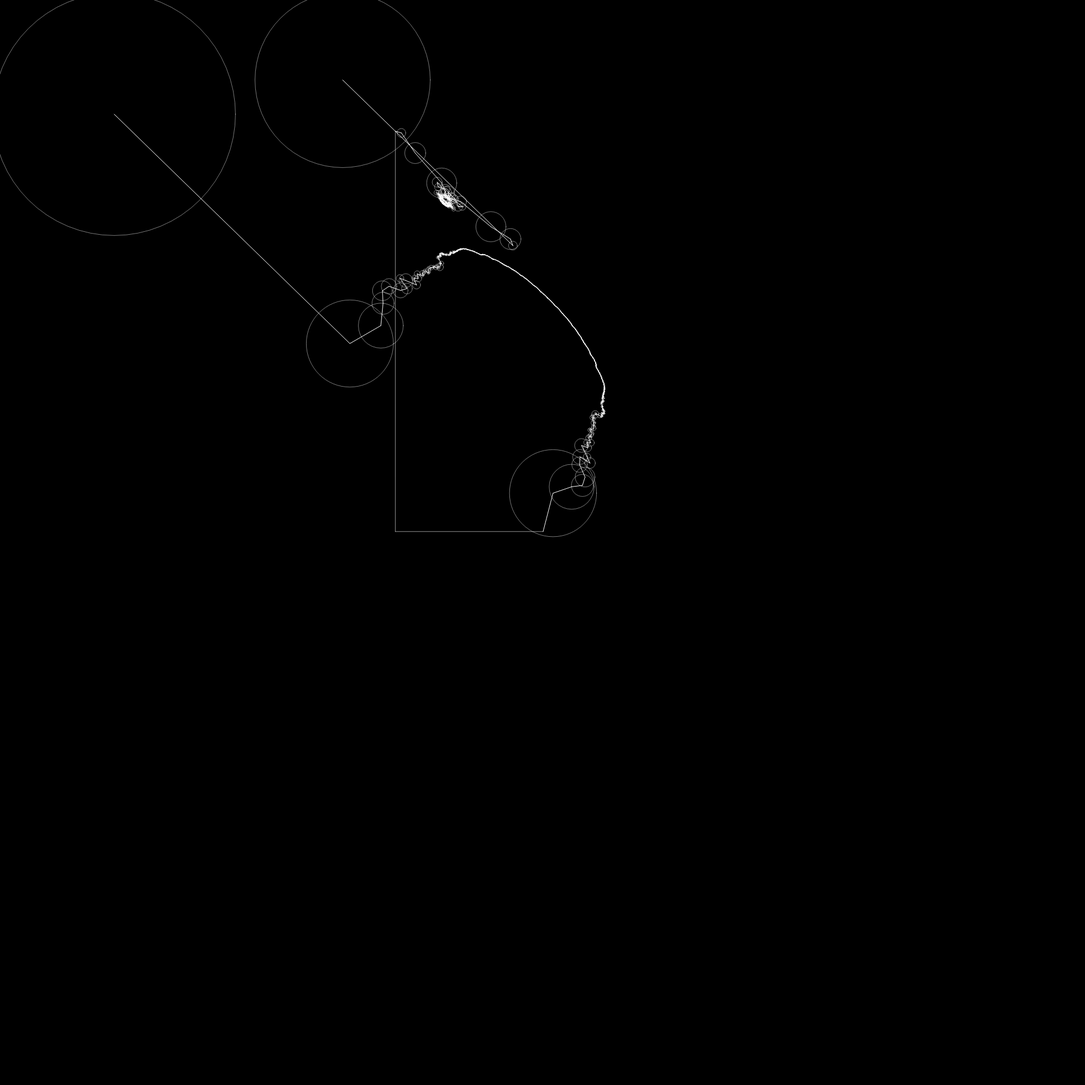
Frame 1 (no input)
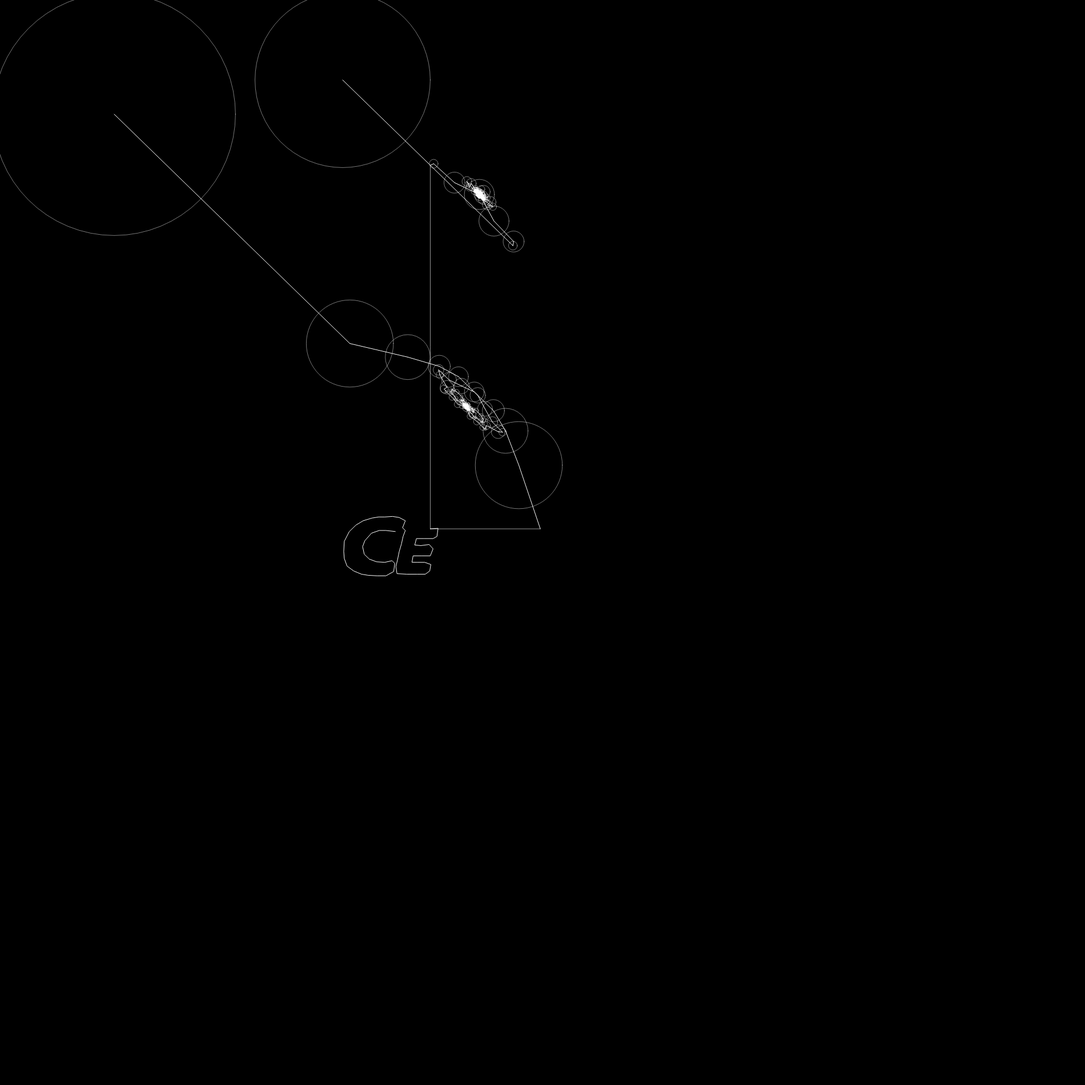
Frame 60 (no input)
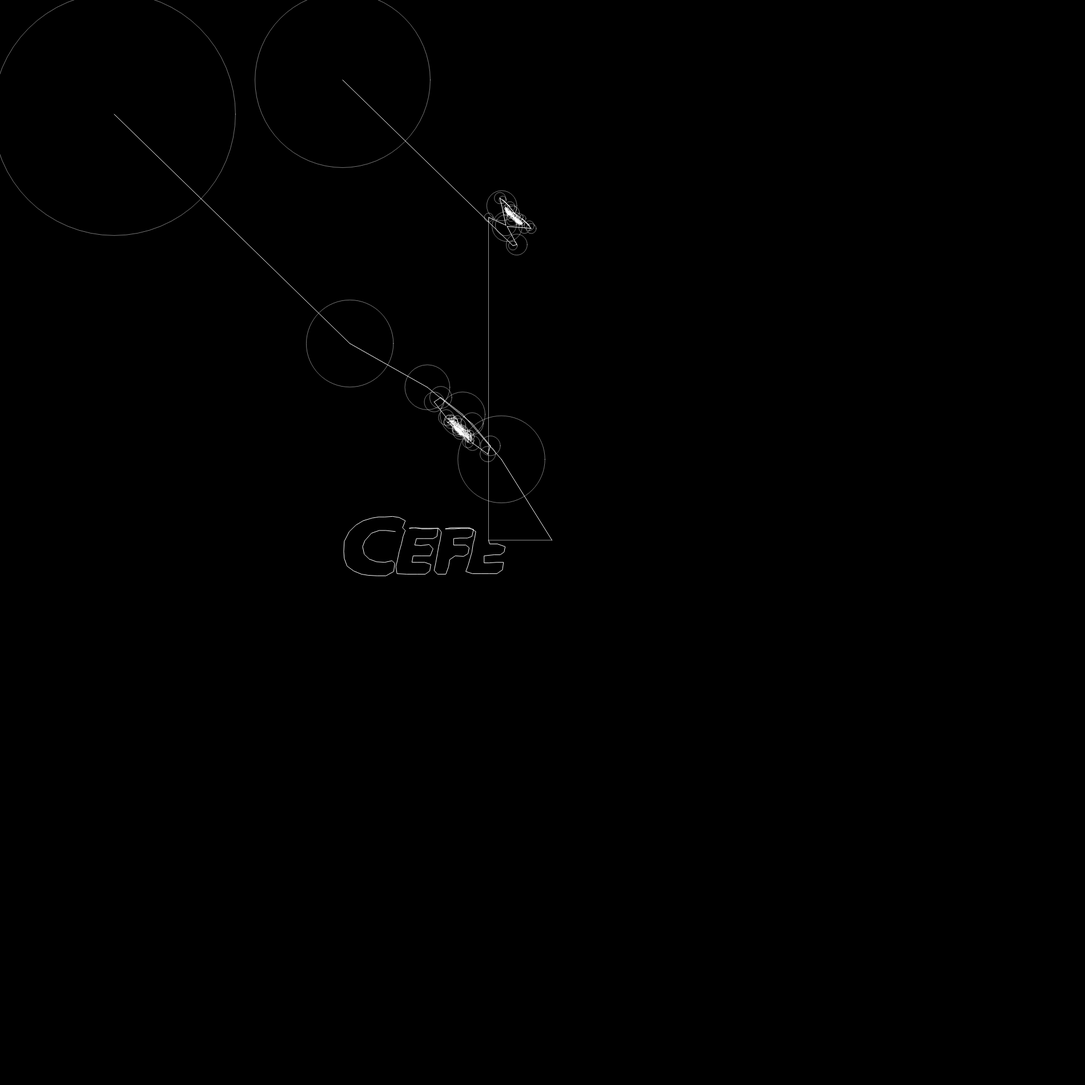
Frame 120 (the mouse pressed at the canvas centre since frame 60)

The p5.js sketch that drew these frames (run headless with seeded random() and noise() and a simulated clock; from frame 60 on, the mouse is pressed at the canvas centre):

// p5.js sketch
// ── sketch.js
let time = 0;
let path = [];

let x = [];
let y = [];
let z = [];

let fourierX;
let fourierY;

function setup() {
  createCanvas(1900, 1900);

  const skip = 2;
  for (let i = 0; i < logoCefet.length; i += skip) {
    x.push(logoCefet[i].x);
  }
  for (let i = 0; i < logoCefet.length; i += skip) {
    y.push(logoCefet[i].y);
  }

  for (let i = 0; i < logoHeader.length; i += skip) {
    x.push(logoHeader[i].x);
  }
  for (let i = 0; i < logoHeader.length; i += skip) {
    y.push(logoHeader[i].y);
  }
  for (let i = 0; i < professor.length; i += skip) {
    x.push(professor[i].x);
  }
  for (let i = 0; i < professor.length; i += skip) {
    y.push(professor[i].y);
  }

  fourierX = fourierT(x);
  fourierY = fourierT(y);
}

function drawFourier(cx, cy, rotation, fourier) {
  let x = cx;
  let y = cy;

  for (let i = 0; i < fourier.length; i++) {
    let prevx = x;
    let prevy = y;
    let radius = fourier[i].amp;
    let angle = fourier[i].phase + time * fourier[i].freq + rotation * 2;
    x += radius * cos(angle - 1 );
    y += radius * sin(angle);

    stroke(265, 120); // colors my controlls logoCefets
    noFill(0);
    ellipse(prevx, prevy, radius); // size my circles

    stroke(2555);
    line(prevx, prevy, x, y);
  }
  return createVector(x, y);
}

function draw() {
  background(0);
  let vx = drawFourier(600, 140, 120, fourierX);
  let vy = drawFourier(200, 200, 120, fourierY);

  path.push(createVector(vx.x, vy.y));
  stroke(255, 150);

  ellipse(x, y, z, 8, 8, 8);
  line(vx.x, vx.y, vx.x, vy.y); // add line x inside in drawer
  line(vy.x, vy.y, vx.x, vy.y); // add line y inside in drawer

  stroke(1555);
  beginShape();
  noFill();
  for (let v of path) {
    vertex(v.x, v.y);
  }
  endShape();
  time += TWO_PI / fourierY.length;
  if (time > TWO_PI) {
    time = 0;
    path = [];
  }
}

// ── drawingsWithVectors.js
let drawing = [];

let logoCefet = [
  { x: 95, y: 773 },
  { x: 86, y: 771 },
  { x: 78, y: 771 },
  { x: 72, y: 771 },
  { x: 66, y: 771 },
  { x: 57, y: 773 },
  { x: 52, y: 776 },
  { x: 46, y: 780 },
  { x: 40, y: 790 },
  { x: 38, y: 796 },
  { x: 36, y: 801 },
  { x: 38, y: 807 },
  { x: 39, y: 815 },
  { x: 43, y: 820 },
  { x: 48, y: 824 },
  { x: 53, y: 827 },
  { x: 61, y: 829 },
  { x: 68, y: 830 },
  { x: 76, y: 830 },
  { x: 81, y: 829 },
  { x: 89, y: 827 },
  { x: 95, y: 826 },
  { x: 94, y: 832 },
  { x: 93, y: 839 },
  { x: 92, y: 847 },
  { x: 86, y: 852 },
  { x: 78, y: 855 },
  { x: 70, y: 856 },
  { x: 62, y: 855 },
  { x: 54, y: 854 },
  { x: 46, y: 854 },
  { x: 39, y: 853 },
  { x: 34, y: 852 },
  { x: 28, y: 849 },
  { x: 20, y: 846 },
  { x: 15, y: 842 },
  { x: 8, y: 837 },
  { x: 4, y: 831 },
  { x: 3, y: 823 },
  { x: 2, y: 818 },
  { x: 2, y: 810 },
  { x: 2, y: 799 },
  { x: 3, y: 791 },
  { x: 6, y: 781 },
  { x: 12, y: 773 },
  { x: 17, y: 767 },
  { x: 24, y: 761 },
  { x: 31, y: 755 },
  { x: 37, y: 753 },
  { x: 44, y: 750 },
  { x: 53, y: 748 },
  { x: 59, y: 747 },
  { x: 65, y: 746 },
  { x: 70, y: 746 },
  { x: 76, y: 746 },
  { x: 84, y: 745 },
  { x: 90, y: 745 },
  { x: 94, y: 745 },
  { x: 102, y: 747 },
  { x: 109, y: 749 },
  { x: 113, y: 753 },
  { x: 109, y: 759 },
  { x: 108, y: 766 },
  { x: 105, y: 772 },
  { x: 113, y: 771 },
  { x: 111, y: 776 },
  { x: 109, y: 782 },
  { x: 108, y: 790 },
  { x: 106, y: 796 },
  { x: 104, y: 803 },
  { x: 102, y: 810 },
  { x: 101, y: 818 },
  { x: 99, y: 825 },
  { x: 98, y: 832 },
  { x: 96, y: 838 },
  { x: 96, y: 845 },
  { x: 98, y: 851 },
  { x: 106, y: 851 },
  { x: 116, y: 852 },
  { x: 125, y: 852 },
  { x: 134, y: 852 },
  { x: 141, y: 852 },
  { x: 149, y: 852 },
  { x: 156, y: 852 },
  { x: 157, y: 846 },
  { x: 158, y: 840 },
  { x: 159, y: 834 },
  { x: 154, y: 830 },
  { x: 148, y: 830 },
  { x: 142, y: 830 },
  { x: 134, y: 830 },
  { x: 129, y: 830 },
  { x: 125, y: 830 },
  { x: 126, y: 824 },
  { x: 127, y: 818 },
  { x: 134, y: 818 },
  { x: 143, y: 818 },
  { x: 150, y: 818 },
  { x: 158, y: 818 },
  { x: 161, y: 812 },
  { x: 163, y: 805 },
  { x: 164, y: 798 },
  { x: 156, y: 797 },
  { x: 149, y: 798 },
  { x: 141, y: 799 },
  { x: 136, y: 799 },
  { x: 130, y: 798 },
  { x: 132, y: 792 },
  { x: 133, y: 786 },
  { x: 140, y: 786 },
  { x: 147, y: 786 },
  { x: 155, y: 786 },
  { x: 163, y: 786 },
  { x: 168, y: 786 },
  { x: 170, y: 782 },
  { x: 171, y: 775 },
  { x: 172, y: 767 },
  { x: 166, y: 767 },
  { x: 158, y: 768 },
  { x: 150, y: 768 },
  { x: 143, y: 768 },
  { x: 137, y: 766 },
  { x: 132, y: 766 },
  { x: 126, y: 766 },
  { x: 120, y: 767 },
  { x: 117, y: 768 },
  { x: 124, y: 766 },
  { x: 132, y: 767 },
  { x: 142, y: 767 },
  { x: 147, y: 767 },
  { x: 154, y: 767 },
  { x: 163, y: 766 },
  { x: 173, y: 767 },
  { x: 179, y: 769 },
  { x: 178, y: 774 },
  { x: 176, y: 781 },
  { x: 176, y: 788 },
  { x: 175, y: 794 },
  { x: 173, y: 801 },
  { x: 173, y: 808 },
  { x: 171, y: 813 },
  { x: 170, y: 821 },
  { x: 168, y: 830 },
  { x: 166, y: 837 },
  { x: 165, y: 845 },
  { x: 164, y: 851 },
  { x: 171, y: 852 },
  { x: 181, y: 852 },
  { x: 186, y: 852 },
  { x: 190, y: 845 },
  { x: 191, y: 838 },
  { x: 192, y: 831 },
  { x: 193, y: 825 },
  { x: 196, y: 819 },
  { x: 203, y: 818 },
  { x: 210, y: 819 },
  { x: 218, y: 819 },
  { x: 224, y: 819 },
  { x: 226, y: 814 },
  { x: 226, y: 809 },
  { x: 228, y: 803 },
  { x: 227, y: 798 },
  { x: 222, y: 798 },
  { x: 215, y: 798 },
  { x: 208, y: 798 },
  { x: 203, y: 798 },
  { x: 200, y: 798 },
  { x: 199, y: 790 },
  { x: 200, y: 786 },
  { x: 206, y: 786 },
  { x: 211, y: 785 },
  { x: 217, y: 785 },
  { x: 221, y: 785 },
  { x: 230, y: 787 },
  { x: 225, y: 785 },
  { x: 231, y: 786 },
  { x: 233, y: 782 },
  { x: 235, y: 775 },
  { x: 236, y: 769 },
  { x: 232, y: 767 },
  { x: 226, y: 767 },
  { x: 218, y: 767 },
  { x: 214, y: 767 },
  { x: 206, y: 767 },
  { x: 201, y: 768 },
  { x: 191, y: 768 },
  { x: 185, y: 768 },
  { x: 179, y: 769 },
  { x: 195, y: 766 },
  { x: 213, y: 765 },
  { x: 229, y: 766 },
  { x: 241, y: 768 },
  { x: 240, y: 773 },
  { x: 238, y: 778 },
  { x: 238, y: 785 },
  { x: 237, y: 791 },
  { x: 235, y: 797 },
  { x: 235, y: 803 },
  { x: 233, y: 811 },
  { x: 232, y: 816 },
  { x: 230, y: 822 },
  { x: 228, y: 828 },
  { x: 226, y: 836 },
  { x: 223, y: 843 },
  { x: 222, y: 847 },
  { x: 227, y: 851 },
  { x: 234, y: 851 },
  { x: 244, y: 851 },
  { x: 250, y: 851 },
  { x: 257, y: 850 },
  { x: 264, y: 851 },
  { x: 271, y: 851 },
  { x: 278, y: 851 },
  { x: 285, y: 850 },
  { x: 288, y: 844 },
  { x: 289, y: 838 },
  { x: 290, y: 830 },
  { x: 285, y: 830 },
  { x: 278, y: 830 },
  { x: 269, y: 831 },
  { x: 264, y: 831 },
  { x: 258, y: 831 },
  { x: 255, y: 831 },
  { x: 253, y: 824 },
  { x: 255, y: 818 },
  { x: 262, y: 816 },
  { x: 273, y: 816 },
  { x: 276, y: 816 },
  { x: 284, y: 816 },
  { x: 291, y: 816 },
  { x: 291, y: 811 },
  { x: 292, y: 805 },
  { x: 293, y: 801 },
  { x: 288, y: 796 },
  { x: 279, y: 796 },
  { x: 272, y: 796 },
  { x: 265, y: 796 },
  { x: 260, y: 794 },
  { x: 263, y: 789 },
  { x: 265, y: 784 },
  { x: 273, y: 784 },
  { x: 278, y: 784 },
  { x: 286, y: 785 },
  { x: 294, y: 784 },
  { x: 299, y: 783 },
  { x: 301, y: 778 },
  { x: 301, y: 772 },
  { x: 300, y: 768 },
  { x: 291, y: 768 },
  { x: 282, y: 768 },
  { x: 274, y: 768 },
  { x: 265, y: 768 },
  { x: 259, y: 769 },
  { x: 252, y: 767 },
  { x: 247, y: 767 },
  { x: 244, y: 767 },
  { x: 299, y: 766 },
  { x: 308, y: 768 },
  { x: 308, y: 774 },
  { x: 306, y: 779 },
  { x: 305, y: 781 },
  { x: 304, y: 785 },
  { x: 307, y: 790 },
  { x: 312, y: 788 },
  { x: 318, y: 789 },
  { x: 322, y: 787 },
  { x: 321, y: 793 },
  { x: 319, y: 799 },
  { x: 317, y: 804 },
  { x: 316, y: 811 },
  { x: 314, y: 817 },
  { x: 315, y: 822 },
  { x: 313, y: 828 },
  { x: 313, y: 833 },
  { x: 310, y: 838 },
  { x: 310, y: 844 },
  { x: 308, y: 848 },
  { x: 315, y: 851 },
  { x: 323, y: 851 },
  { x: 331, y: 851 },
  { x: 337, y: 850 },
  { x: 338, y: 841 },
  { x: 338, y: 833 },
  { x: 342, y: 821 },
  { x: 342, y: 811 },
  { x: 345, y: 802 },
  { x: 347, y: 794 },
  { x: 348, y: 789 },
  { x: 356, y: 787 },
  { x: 364, y: 787 },
  { x: 369, y: 785 },
  { x: 370, y: 780 },
  { x: 372, y: 776 },
  { x: 373, y: 771 },
  { x: 371, y: 768 },
  { x: 365, y: 768 },
  { x: 355, y: 767 },
  { x: 344, y: 767 },
  { x: 336, y: 767 },
  { x: 326, y: 767 },
  { x: 317, y: 768 },
  { x: 310, y: 767 },
  { x: 372, y: 766 },
  { x: 368, y: 783 },
  { x: 368, y: 788 },
  { x: 355, y: 790 },
  { x: 350, y: 791 },
  { x: 349, y: 802 },
  { x: 345, y: 814 },
  { x: 345, y: 819 },
  { x: 352, y: 818 },
  { x: 358, y: 818 },
  { x: 361, y: 811 },
  { x: 364, y: 804 },
  { x: 372, y: 804 },
  { x: 381, y: 804 },
  { x: 386, y: 804 },
  { x: 385, y: 810 },
  { x: 383, y: 815 },
  { x: 382, y: 822 },
  { x: 377, y: 823 },
  { x: 363, y: 823 },
  { x: 368, y: 822 },
  { x: 382, y: 822 },
  { x: 396, y: 822 },
  { x: 397, y: 814 },
  { x: 398, y: 805 },
  { x: 398, y: 799 },
  { x: 399, y: 790 },
  { x: 402, y: 783 },
  { x: 404, y: 773 },
  { x: 407, y: 768 },
  { x: 411, y: 765 },
  { x: 418, y: 763 },
  { x: 423, y: 762 },
  { x: 430, y: 762 },
  { x: 433, y: 763 },
  { x: 439, y: 763 },
  { x: 446, y: 763 },
  { x: 449, y: 770 },
  { x: 448, y: 777 },
  { x: 447, y: 784 },
  { x: 448, y: 792 },
  { x: 449, y: 798 },
  { x: 449, y: 805 },
  { x: 449, y: 813 },
  { x: 449, y: 817 },
  { x: 453, y: 809 },
  { x: 457, y: 800 },
  { x: 459, y: 793 },
  { x: 463, y: 788 },
  { x: 466, y: 781 },
  { x: 468, y: 776 },
  { x: 470, y: 770 },
  { x: 474, y: 761 },
  { x: 483, y: 760 },
  { x: 491, y: 760 },
  { x: 497, y: 760 },
  { x: 502, y: 761 },
  { x: 508, y: 760 },
  { x: 514, y: 761 },
  { x: 512, y: 768 },
  { x: 509, y: 778 },
  { x: 507, y: 784 },
  { x: 506, y: 792 },
  { x: 505, y: 801 },
  { x: 504, y: 808 },
  { x: 503, y: 813 },
  { x: 501, y: 820 },
  { x: 508, y: 818 },
  { x: 509, y: 810 },
  { x: 513, y: 799 },
  { x: 514, y: 791 },
  { x: 518, y: 783 },
  { x: 522, y: 778 },
  { x: 530, y: 772 },
  { x: 537, y: 767 },
  { x: 550, y: 762 },
  { x: 556, y: 761 },
  { x: 570, y: 760 },
  { x: 575, y: 760 },
  { x: 585, y: 760 },
  { x: 594, y: 759 },
  { x: 604, y: 760 },
  { x: 605, y: 764 },
  { x: 604, y: 771 },
  { x: 602, y: 779 },
  { x: 600, y: 783 },
  { x: 592, y: 785 },
  { x: 582, y: 784 },
  { x: 575, y: 783 },
  { x: 567, y: 783 },
  { x: 563, y: 784 },
  { x: 558, y: 787 },
  { x: 553, y: 790 },
  { x: 549, y: 793 },
  { x: 545, y: 798 },
  { x: 542, y: 803 },
  { x: 541, y: 810 },
  { x: 541, y: 812 },
  { x: 542, y: 817 },
  { x: 545, y: 822 },
  { x: 547, y: 825 },
  { x: 553, y: 827 },
  { x: 561, y: 830 },
  { x: 570, y: 829 },
  { x: 570, y: 824 },
  { x: 572, y: 821 },
  { x: 572, y: 815 },
  { x: 567, y: 815 },
  { x: 563, y: 815 },
  { x: 559, y: 815 },
  { x: 559, y: 811 },
  { x: 559, y: 806 },
  { x: 562, y: 799 },
  { x: 569, y: 797 },
  { x: 580, y: 797 },
  { x: 588, y: 796 },
  { x: 595, y: 796 },
  { x: 602, y: 797 },
  { x: 602, y: 801 },
  { x: 602, y: 810 },
  { x: 601, y: 814 },
  { x: 600, y: 820 },
  { x: 599, y: 825 },
  { x: 598, y: 830 },
  { x: 596, y: 835 },
  { x: 596, y: 842 },
  { x: 593, y: 847 },
  { x: 588, y: 851 },
  { x: 581, y: 852 },
  { x: 576, y: 852 },
  { x: 571, y: 852 },
  { x: 563, y: 852 },
  { x: 556, y: 852 },
  { x: 551, y: 852 },
  { x: 544, y: 850 },
  { x: 536, y: 848 },
  { x: 527, y: 845 },
  { x: 522, y: 842 },
  { x: 518, y: 838 },
  { x: 515, y: 835 },
  { x: 513, y: 830 },
  { x: 508, y: 823 },
  { x: 503, y: 827 },
  { x: 501, y: 833 },
  { x: 499, y: 843 },
  { x: 496, y: 851 },
  { x: 493, y: 852 },
  { x: 485, y: 852 },
  { x: 472, y: 852 },
  { x: 469, y: 846 },
  { x: 471, y: 839 },
  { x: 472, y: 832 },
  { x: 473, y: 826 },
  { x: 476, y: 816 },
  { x: 476, y: 803 },
  { x: 484, y: 794 },
  { x: 486, y: 789 },
  { x: 477, y: 798 },
  { x: 472, y: 811 },
  { x: 469, y: 818 },
  { x: 466, y: 823 },
  { x: 464, y: 828 },
  { x: 461, y: 833 },
  { x: 459, y: 836 },
  { x: 456, y: 841 },
  { x: 456, y: 843 },
  { x: 454, y: 848 },
  { x: 453, y: 849 },
  { x: 448, y: 850 },
  { x: 445, y: 850 },
  { x: 437, y: 850 },
  { x: 434, y: 850 },
  { x: 432, y: 849 },
  { x: 427, y: 844 },
  { x: 428, y: 837 },
  { x: 428, y: 830 },
  { x: 425, y: 818 },
  { x: 429, y: 812 },
  { x: 428, y: 803 },
  { x: 428, y: 796 },
  { x: 429, y: 786 },
  { x: 426, y: 791 },
  { x: 425, y: 802 },
  { x: 423, y: 808 },
  { x: 422, y: 811 },
  { x: 419, y: 821 },
  { x: 418, y: 822 },
  { x: 418, y: 825 },
  { x: 418, y: 832 },
  { x: 417, y: 835 },
  { x: 416, y: 840 },
  { x: 415, y: 843 },
  { x: 414, y: 844 },
  { x: 414, y: 846 },
  { x: 413, y: 849 },
  { x: 409, y: 851 },
  { x: 404, y: 851 },
  { x: 400, y: 851 },
  { x: 394, y: 851 },
  { x: 390, y: 851 },
  { x: 387, y: 850 },
  { x: 387, y: 844 },
  { x: 389, y: 839 },
  { x: 391, y: 829 },
  { x: 393, y: 824 },
  { x: 395, y: 814 },
  { x: 403, y: 773 },
  { x: 404, y: 768 },
];

let logoHeader = [
  { x: 415, y: 677 },
  { x: 411, y: 683 },
  { x: 406, y: 687 },
  { x: 402, y: 693 },
  { x: 396, y: 698 },
  { x: 389, y: 705 },
  { x: 381, y: 711 },
  { x: 373, y: 716 },
  { x: 367, y: 721 },
  { x: 359, y: 725 },
  { x: 353, y: 729 },
  { x: 341, y: 732 },
  { x: 335, y: 734 },
  { x: 328, y: 736 },
  { x: 318, y: 736 },
  { x: 312, y: 737 },
  { x: 301, y: 738 },
  { x: 293, y: 738 },
  { x: 286, y: 737 },
  { x: 276, y: 734 },
  { x: 267, y: 733 },
  { x: 262, y: 732 },
  { x: 255, y: 730 },
  { x: 246, y: 729 },
  { x: 239, y: 727 },
  { x: 232, y: 725 },
  { x: 224, y: 722 },
  { x: 217, y: 717 },
  { x: 209, y: 715 },
  { x: 202, y: 711 },
  { x: 195, y: 705 },
  { x: 187, y: 695 },
  { x: 182, y: 690 },
  { x: 178, y: 685 },
  { x: 175, y: 678 },
  { x: 169, y: 669 },
  { x: 167, y: 659 },
  { x: 165, y: 651 },
  { x: 163, y: 641 },
  { x: 162, y: 632 },
  { x: 163, y: 624 },
  { x: 166, y: 614 },
  { x: 170, y: 604 },
  { x: 173, y: 597 },
  { x: 176, y: 589 },
  { x: 179, y: 585 },
  { x: 183, y: 580 },
  { x: 186, y: 576 },
  { x: 194, y: 572 },
  { x: 201, y: 567 },
  { x: 209, y: 562 },
  { x: 216, y: 557 },
  { x: 222, y: 553 },
  { x: 230, y: 550 },
  { x: 236, y: 547 },
  { x: 242, y: 545 },
  { x: 251, y: 543 },
  { x: 257, y: 541 },
  { x: 268, y: 538 },
  { x: 278, y: 535 },
  { x: 287, y: 535 },
  { x: 294, y: 534 },
  { x: 305, y: 533 },
  { x: 312, y: 534 },
  { x: 321, y: 534 },
  { x: 328, y: 537 },
  { x: 337, y: 537 },
  { x: 345, y: 538 },
  { x: 350, y: 542 },
  { x: 355, y: 544 },
  { x: 360, y: 548 },
  { x: 365, y: 545 },
  { x: 371, y: 539 },
  { x: 378, y: 532 },
  { x: 388, y: 530 },
  { x: 393, y: 526 },
  { x: 399, y: 519 },
  { x: 407, y: 514 },
  { x: 413, y: 509 },
  { x: 418, y: 504 },
  { x: 423, y: 500 },
  { x: 419, y: 496 },
  { x: 412, y: 493 },
  { x: 403, y: 490 },
  { x: 396, y: 488 },
  { x: 387, y: 486 },
  { x: 382, y: 485 },
  { x: 374, y: 485 },
  { x: 365, y: 483 },
  { x: 358, y: 482 },
  { x: 351, y: 483 },
  { x: 338, y: 483 },
  { x: 332, y: 483 },
  { x: 324, y: 484 },
  { x: 319, y: 485 },
  { x: 315, y: 486 },
  { x: 310, y: 487 },
  { x: 305, y: 488 },
  { x: 297, y: 490 },
  { x: 292, y: 491 },
  { x: 286, y: 494 },
  { x: 280, y: 497 },
  { x: 275, y: 498 },
  { x: 268, y: 502 },
  { x: 259, y: 505 },
  { x: 255, y: 508 },
  { x: 249, y: 512 },
  { x: 242, y: 515 },
  { x: 235, y: 519 },
  { x: 226, y: 523 },
  { x: 216, y: 528 },
  { x: 208, y: 530 },
  { x: 213, y: 523 },
  { x: 217, y: 517 },
  { x: 222, y: 512 },
  { x: 228, y: 507 },
  { x: 236, y: 502 },
  { x: 243, y: 499 },
  { x: 253, y: 494 },
  { x: 265, y: 488 },
  { x: 274, y: 483 },
  { x: 283, y: 480 },
  { x: 295, y: 476 },
  { x: 312, y: 473 },
  { x: 302, y: 474 },
  { x: 319, y: 471 },
  { x: 327, y: 469 },
  { x: 337, y: 468 },
  { x: 346, y: 468 },
  { x: 356, y: 468 },
  { x: 366, y: 468 },
  { x: 374, y: 468 },
  { x: 380, y: 469 },
  { x: 390, y: 470 },
  { x: 399, y: 472 },
  { x: 410, y: 474 },
  { x: 419, y: 475 },
  { x: 424, y: 479 },
  { x: 431, y: 483 },
  { x: 441, y: 489 },
  { x: 448, y: 493 },
  { x: 458, y: 502 },
  { x: 464, y: 506 },
  { x: 470, y: 512 },
  { x: 474, y: 519 },
  { x: 480, y: 528 },
  { x: 483, y: 535 },
  { x: 488, y: 544 },
  { x: 490, y: 551 },
  { x: 489, y: 559 },
  { x: 489, y: 568 },
  { x: 488, y: 577 },
  { x: 486, y: 582 },
  { x: 483, y: 586 },
  { x: 482, y: 594 },
  { x: 478, y: 599 },
  { x: 473, y: 606 },
  { x: 468, y: 612 },
  { x: 463, y: 617 },
  { x: 457, y: 622 },
  { x: 451, y: 627 },
  { x: 446, y: 630 },
  { x: 438, y: 636 },
  { x: 430, y: 640 },
  { x: 421, y: 644 },
  { x: 413, y: 647 },
  { x: 402, y: 650 },
  { x: 395, y: 652 },
  { x: 385, y: 654 },
  { x: 375, y: 656 },
  { x: 367, y: 657 },
  { x: 357, y: 658 },
  { x: 347, y: 658 },
  { x: 336, y: 658 },
  { x: 324, y: 658 },
  { x: 317, y: 657 },
  { x: 307, y: 657 },
  { x: 300, y: 655 },
  { x: 292, y: 654 },
  { x: 285, y: 652 },
  { x: 278, y: 650 },
  { x: 271, y: 646 },
  { x: 263, y: 643 },
  { x: 253, y: 639 },
  { x: 248, y: 635 },
  { x: 242, y: 630 },
  { x: 236, y: 625 },
  { x: 233, y: 620 },
  { x: 228, y: 609 },
  { x: 227, y: 604 },
  { x: 226, y: 595 },
  { x: 229, y: 588 },
  { x: 232, y: 579 },
  { x: 237, y: 574 },
  { x: 241, y: 571 },
  { x: 249, y: 564 },
  { x: 257, y: 560 },
  { x: 268, y: 555 },
  { x: 272, y: 551 },
  { x: 266, y: 550 },
  { x: 259, y: 552 },
  { x: 251, y: 555 },
  { x: 244, y: 558 },
  { x: 239, y: 560 },
  { x: 233, y: 564 },
  { x: 226, y: 567 },
  { x: 218, y: 573 },
  { x: 212, y: 579 },
  { x: 208, y: 583 },
  { x: 201, y: 588 },
  { x: 197, y: 595 },
  { x: 192, y: 601 },
  { x: 187, y: 609 },
  { x: 184, y: 616 },
  { x: 182, y: 623 },
  { x: 181, y: 632 },
  { x: 179, y: 641 },
  { x: 182, y: 650 },
  { x: 186, y: 660 },
  { x: 191, y: 667 },
  { x: 195, y: 675 },
  { x: 201, y: 681 },
  { x: 209, y: 687 },
  { x: 217, y: 693 },
  { x: 224, y: 697 },
  { x: 231, y: 700 },
  { x: 239, y: 704 },
  { x: 248, y: 706 },
  { x: 260, y: 708 },
  { x: 269, y: 709 },
  { x: 277, y: 711 },
  { x: 286, y: 710 },
  { x: 298, y: 709 },
  { x: 304, y: 709 },
  { x: 311, y: 711 },
  { x: 320, y: 711 },
  { x: 330, y: 710 },
  { x: 336, y: 708 },
  { x: 343, y: 708 },
  { x: 355, y: 705 },
  { x: 363, y: 701 },
  { x: 370, y: 695 },
  { x: 380, y: 689 },
  { x: 389, y: 682 },
  { x: 399, y: 675 },
  { x: 409, y: 667 },
  { x: 419, y: 664 },
];

let professor = [
  { x: 19, y: 451 },
  { x: 26, y: 447 },
  { x: 30, y: 447 },
  { x: 39, y: 444 },
  { x: 49, y: 444 },
  { x: 61, y: 442 },
  { x: 69, y: 440 },
  { x: 77, y: 442 },
  { x: 83, y: 437 },
  { x: 87, y: 432 },
  { x: 101, y: 431 },
  { x: 108, y: 428 },
  { x: 124, y: 423 },
  { x: 134, y: 417 },
  { x: 144, y: 414 },
  { x: 155, y: 408 },
  { x: 167, y: 399 },
  { x: 177, y: 392 },
  { x: 181, y: 393 },
  { x: 177, y: 402 },
  { x: 172, y: 409 },
  { x: 166, y: 416 },
  { x: 161, y: 426 },
  { x: 160, y: 434 },
  { x: 159, y: 439 },
  { x: 166, y: 423 },
  { x: 170, y: 415 },
  { x: 178, y: 404 },
  { x: 183, y: 395 },
  { x: 187, y: 389 },
  { x: 190, y: 380 },
  { x: 192, y: 373 },
  { x: 192, y: 368 },
  { x: 194, y: 383 },
  { x: 196, y: 391 },
  { x: 199, y: 398 },
  { x: 201, y: 406 },
  { x: 204, y: 416 },
  { x: 206, y: 428 },
  { x: 211, y: 439 },
  { x: 214, y: 446 },
  { x: 217, y: 452 },
  { x: 223, y: 462 },
  { x: 223, y: 462 },
  { x: 233, y: 461 },
  { x: 243, y: 460 },
  { x: 259, y: 459 },
  { x: 270, y: 459 },
  { x: 283, y: 460 },
  { x: 297, y: 461 },
  { x: 311, y: 461 },
  { x: 329, y: 461 },
  { x: 341, y: 462 },
  { x: 359, y: 462 },
  { x: 370, y: 463 },
  { x: 378, y: 461 },
  { x: 383, y: 455 },
  { x: 388, y: 444 },
  { x: 393, y: 434 },
  { x: 397, y: 420 },
  { x: 401, y: 411 },
  { x: 399, y: 407 },
  { x: 393, y: 412 },
  { x: 390, y: 417 },
  { x: 385, y: 432 },
  { x: 383, y: 437 },
  { x: 381, y: 444 },
  { x: 381, y: 434 },
  { x: 383, y: 428 },
  { x: 386, y: 422 },
  { x: 392, y: 411 },
  { x: 396, y: 403 },
  { x: 398, y: 396 },
  { x: 399, y: 390 },
  { x: 400, y: 378 },
  { x: 398, y: 370 },
  { x: 398, y: 361 },
  { x: 402, y: 360 },
  { x: 410, y: 374 },
  { x: 414, y: 378 },
  { x: 419, y: 383 },
  { x: 428, y: 388 },
  { x: 430, y: 390 },
  { x: 438, y: 393 },
  { x: 441, y: 396 },
  { x: 446, y: 403 },
  { x: 450, y: 414 },
  { x: 455, y: 422 },
  { x: 459, y: 431 },
  { x: 461, y: 436 },
  { x: 461, y: 437 },
  { x: 459, y: 427 },
  { x: 451, y: 413 },
  { x: 446, y: 405 },
  { x: 443, y: 401 },
  { x: 454, y: 402 },
  { x: 461, y: 403 },
  { x: 478, y: 406 },
  { x: 487, y: 407 },
  { x: 493, y: 410 },
  { x: 500, y: 414 },
  { x: 508, y: 418 },
  { x: 514, y: 421 },
  { x: 522, y: 425 },
  { x: 533, y: 427 },
  { x: 541, y: 427 },
  { x: 548, y: 427 },
  { x: 564, y: 428 },
  { x: 565, y: 428 },
  { x: 562, y: 429 },
  { x: 553, y: 433 },
  { x: 550, y: 435 },
  { x: 563, y: 433 },
  { x: 569, y: 433 },
  { x: 575, y: 434 },
  { x: 563, y: 439 },
  { x: 577, y: 436 },
  { x: 581, y: 436 },
  { x: 584, y: 444 },
  { x: 587, y: 447 },
  { x: 594, y: 454 },
  { x: 598, y: 456 },
  { x: 601, y: 455 },
  { x: 607, y: 452 },
  { x: 609, y: 449 },
  { x: 603, y: 445 },
  { x: 592, y: 441 },
  { x: 584, y: 437 },
  { x: 554, y: 424 },
  { x: 528, y: 423 },
  { x: 506, y: 416 },
  { x: 489, y: 407 },
  { x: 475, y: 405 },
  { x: 464, y: 405 },
  { x: 453, y: 402 },
  { x: 440, y: 395 },
  { x: 427, y: 390 },
  { x: 418, y: 382 },
  { x: 406, y: 368 },
  { x: 396, y: 352 },
  { x: 393, y: 356 },
  { x: 386, y: 360 },
  { x: 387, y: 355 },
  { x: 386, y: 346 },
  { x: 385, y: 340 },
  { x: 385, y: 336 },
  { x: 384, y: 354 },
  { x: 384, y: 361 },
  { x: 384, y: 371 },
  { x: 384, y: 371 },
  { x: 379, y: 368 },
  { x: 379, y: 366 },
  { x: 379, y: 358 },
  { x: 379, y: 355 },
  { x: 376, y: 350 },
  { x: 372, y: 343 },
  { x: 372, y: 335 },
  { x: 370, y: 343 },
  { x: 367, y: 352 },
  { x: 365, y: 357 },
  { x: 367, y: 364 },
  { x: 370, y: 370 },
  { x: 373, y: 378 },
  { x: 373, y: 382 },
  { x: 371, y: 386 },
  { x: 367, y: 392 },
  { x: 365, y: 395 },
  { x: 366, y: 383 },
  { x: 366, y: 374 },
  { x: 367, y: 368 },
  { x: 348, y: 384 },
  { x: 365, y: 374 },
  { x: 361, y: 381 },
  { x: 359, y: 384 },
  { x: 358, y: 391 },
  { x: 357, y: 397 },
  { x: 350, y: 406 },
  { x: 356, y: 384 },
  { x: 350, y: 389 },
  { x: 350, y: 394 },
  { x: 347, y: 399 },
  { x: 344, y: 402 },
  { x: 341, y: 406 },
  { x: 336, y: 409 },
  { x: 358, y: 354 },
  { x: 356, y: 360 },
  { x: 355, y: 365 },
  { x: 353, y: 371 },
  { x: 351, y: 376 },
  { x: 352, y: 344 },
  { x: 351, y: 348 },
  { x: 349, y: 359 },
  { x: 349, y: 364 },
  { x: 348, y: 370 },
  { x: 346, y: 380 },
  { x: 343, y: 357 },
  { x: 341, y: 370 },
  { x: 343, y: 374 },
  { x: 345, y: 382 },
  { x: 345, y: 390 },
  { x: 344, y: 394 },
  { x: 341, y: 402 },
  { x: 337, y: 409 },
  { x: 342, y: 355 },
  { x: 341, y: 371 },
  { x: 340, y: 379 },
  { x: 337, y: 385 },
  { x: 335, y: 393 },
  { x: 331, y: 401 },
  { x: 329, y: 407 },
  { x: 330, y: 346 },
  { x: 334, y: 356 },
  { x: 335, y: 364 },
  { x: 333, y: 373 },
  { x: 330, y: 377 },
  { x: 328, y: 384 },
  { x: 327, y: 391 },
  { x: 327, y: 397 },
  { x: 325, y: 404 },
  { x: 324, y: 409 },
  { x: 323, y: 413 },
  { x: 322, y: 416 },
  { x: 323, y: 347 },
  { x: 323, y: 349 },
  { x: 322, y: 368 },
  { x: 324, y: 359 },
  { x: 323, y: 370 },
  { x: 322, y: 377 },
  { x: 322, y: 379 },
  { x: 321, y: 386 },
  { x: 320, y: 392 },
  { x: 318, y: 399 },
  { x: 317, y: 404 },
  { x: 316, y: 406 },
  { x: 316, y: 413 },
  { x: 316, y: 377 },
  { x: 312, y: 383 },
  { x: 311, y: 388 },
  { x: 311, y: 394 },
  { x: 312, y: 402 },
  { x: 311, y: 409 },
  { x: 309, y: 417 },
  { x: 308, y: 363 },
  { x: 307, y: 373 },
  { x: 307, y: 380 },
  { x: 305, y: 390 },
  { x: 304, y: 397 },
  { x: 305, y: 403 },
  { x: 306, y: 411 },
  { x: 306, y: 417 },
  { x: 300, y: 355 },
  { x: 300, y: 367 },
  { x: 301, y: 373 },
  { x: 302, y: 382 },
  { x: 303, y: 394 },
  { x: 303, y: 402 },
  { x: 302, y: 409 },
  { x: 301, y: 417 },
  { x: 301, y: 339 },
  { x: 299, y: 345 },
  { x: 298, y: 356 },
  { x: 295, y: 371 },
  { x: 293, y: 376 },
  { x: 293, y: 388 },
  { x: 294, y: 396 },
  { x: 295, y: 408 },
  { x: 295, y: 411 },
  { x: 302, y: 334 },
  { x: 306, y: 344 },
  { x: 309, y: 351 },
  { x: 313, y: 360 },
  { x: 309, y: 332 },
  { x: 314, y: 341 },
  { x: 317, y: 350 },
  { x: 320, y: 356 },
  { x: 300, y: 332 },
  { x: 298, y: 336 },
  { x: 298, y: 339 },
  { x: 296, y: 345 },
  { x: 294, y: 355 },
  { x: 292, y: 360 },
  { x: 291, y: 366 },
  { x: 286, y: 377 },
  { x: 285, y: 384 },
  { x: 285, y: 392 },
  { x: 285, y: 396 },
  { x: 285, y: 403 },
  { x: 291, y: 413 },
  { x: 292, y: 415 },
  { x: 292, y: 335 },
  { x: 287, y: 346 },
  { x: 285, y: 353 },
  { x: 283, y: 361 },
  { x: 279, y: 370 },
  { x: 279, y: 375 },
  { x: 278, y: 379 },
  { x: 276, y: 392 },
  { x: 276, y: 395 },
  { x: 277, y: 407 },
  { x: 282, y: 415 },
  { x: 289, y: 423 },
  { x: 293, y: 427 },
  { x: 282, y: 348 },
  { x: 278, y: 352 },
  { x: 275, y: 360 },
  { x: 271, y: 366 },
  { x: 270, y: 372 },
  { x: 268, y: 380 },
  { x: 267, y: 387 },
  { x: 267, y: 396 },
  { x: 268, y: 404 },
  { x: 272, y: 409 },
  { x: 276, y: 415 },
  { x: 279, y: 419 },
  { x: 267, y: 361 },
  { x: 263, y: 366 },
  { x: 262, y: 375 },
  { x: 262, y: 384 },
  { x: 261, y: 392 },
  { x: 260, y: 401 },
  { x: 262, y: 413 },
  { x: 265, y: 416 },
  { x: 267, y: 417 },
  { x: 259, y: 364 },
  { x: 257, y: 371 },
  { x: 255, y: 384 },
  { x: 255, y: 390 },
  { x: 255, y: 396 },
  { x: 256, y: 403 },
  { x: 258, y: 407 },
  { x: 259, y: 361 },
  { x: 251, y: 371 },
  { x: 249, y: 376 },
  { x: 248, y: 381 },
  { x: 248, y: 390 },
  { x: 248, y: 393 },
  { x: 252, y: 399 },
  { x: 254, y: 407 },
  { x: 259, y: 416 },
  { x: 261, y: 344 },
  { x: 258, y: 351 },
  { x: 253, y: 359 },
  { x: 251, y: 364 },
  { x: 249, y: 369 },
  { x: 246, y: 384 },
  { x: 285, y: 329 },
  { x: 276, y: 341 },
  { x: 273, y: 347 },
  { x: 268, y: 355 },
  { x: 281, y: 333 },
  { x: 284, y: 328 },
  { x: 269, y: 329 },
  { x: 278, y: 326 },
  { x: 285, y: 324 },
  { x: 288, y: 323 },
  { x: 295, y: 323 },
  { x: 303, y: 323 },
  { x: 311, y: 322 },
  { x: 317, y: 323 },
  { x: 322, y: 325 },
  { x: 327, y: 327 },
  { x: 314, y: 332 },
  { x: 310, y: 337 },
  { x: 304, y: 347 },
  { x: 303, y: 356 },
  { x: 303, y: 364 },
  { x: 304, y: 375 },
  { x: 290, y: 339 },
  { x: 290, y: 339 },
  { x: 284, y: 345 },
  { x: 275, y: 358 },
  { x: 275, y: 364 },
  { x: 273, y: 373 },
  { x: 273, y: 389 },
  { x: 254, y: 364 },
  { x: 234, y: 390 },
  { x: 234, y: 395 },
  { x: 242, y: 396 },
  { x: 245, y: 406 },
  { x: 252, y: 415 },
  { x: 246, y: 353 },
  { x: 246, y: 353 },
  { x: 241, y: 366 },
  { x: 241, y: 371 },
  { x: 240, y: 378 },
  { x: 239, y: 388 },
  { x: 240, y: 397 },
  { x: 242, y: 402 },
  { x: 246, y: 346 },
  { x: 243, y: 358 },
  { x: 239, y: 370 },
  { x: 236, y: 377 },
  { x: 233, y: 385 },
  { x: 232, y: 396 },
  { x: 236, y: 336 },
  { x: 235, y: 348 },
  { x: 235, y: 365 },
  { x: 234, y: 370 },
  { x: 225, y: 340 },
  { x: 224, y: 352 },
  { x: 225, y: 367 },
  { x: 225, y: 380 },
  { x: 226, y: 388 },
  { x: 230, y: 392 },
  { x: 218, y: 344 },
  { x: 218, y: 355 },
  { x: 219, y: 365 },
  { x: 218, y: 379 },
  { x: 220, y: 387 },
  { x: 228, y: 397 },
  { x: 235, y: 404 },
  { x: 244, y: 306 },
  { x: 229, y: 321 },
  { x: 229, y: 326 },
  { x: 230, y: 331 },
  { x: 230, y: 345 },
  { x: 231, y: 357 },
  { x: 231, y: 365 },
  { x: 243, y: 307 },
  { x: 238, y: 319 },
  { x: 236, y: 327 },
  { x: 235, y: 342 },
  { x: 235, y: 352 },
  { x: 245, y: 290 },
  { x: 234, y: 303 },
  { x: 233, y: 313 },
  { x: 232, y: 324 },
  { x: 230, y: 336 },
  { x: 228, y: 358 },
  { x: 244, y: 287 },
  { x: 243, y: 299 },
  { x: 240, y: 301 },
  { x: 237, y: 306 },
  { x: 232, y: 313 },
  { x: 226, y: 342 },
  { x: 236, y: 288 },
  { x: 235, y: 293 },
  { x: 232, y: 300 },
  { x: 230, y: 306 },
  { x: 228, y: 312 },
  { x: 266, y: 271 },
  { x: 256, y: 277 },
  { x: 253, y: 279 },
  { x: 243, y: 280 },
  { x: 242, y: 282 },
  { x: 232, y: 294 },
  { x: 228, y: 304 },
  { x: 224, y: 313 },
  { x: 222, y: 321 },
  { x: 258, y: 285 },
  { x: 245, y: 306 },
  { x: 256, y: 293 },
  { x: 254, y: 299 },
  { x: 252, y: 302 },
  { x: 265, y: 279 },
  { x: 261, y: 292 },
  { x: 260, y: 302 },
  { x: 275, y: 275 },
  { x: 272, y: 286 },
  { x: 271, y: 289 },
  { x: 271, y: 295 },
  { x: 284, y: 276 },
  { x: 279, y: 280 },
  { x: 280, y: 284 },
  { x: 293, y: 273 },
  { x: 289, y: 278 },
  { x: 289, y: 282 },
  { x: 295, y: 277 },
  { x: 295, y: 277 },
  { x: 294, y: 288 },
  { x: 297, y: 291 },
  { x: 301, y: 272 },
  { x: 300, y: 276 },
  { x: 303, y: 281 },
  { x: 304, y: 285 },
  { x: 304, y: 289 },
  { x: 307, y: 269 },
  { x: 309, y: 275 },
  { x: 314, y: 286 },
  { x: 317, y: 290 },
  { x: 318, y: 293 },
  { x: 314, y: 270 },
  { x: 315, y: 273 },
  { x: 320, y: 277 },
  { x: 325, y: 282 },
  { x: 328, y: 287 },
  { x: 332, y: 294 },
  { x: 308, y: 256 },
  { x: 315, y: 263 },
  { x: 321, y: 267 },
  { x: 327, y: 274 },
  { x: 331, y: 280 },
  { x: 317, y: 256 },
  { x: 321, y: 254 },
  { x: 320, y: 249 },
  { x: 310, y: 245 },
  { x: 302, y: 247 },
  { x: 293, y: 256 },
  { x: 285, y: 258 },
  { x: 278, y: 252 },
  { x: 271, y: 250 },
  { x: 264, y: 249 },
  { x: 259, y: 246 },
  { x: 257, y: 237 },
  { x: 253, y: 246 },
  { x: 250, y: 253 },
  { x: 257, y: 257 },
  { x: 263, y: 259 },
  { x: 270, y: 260 },
  { x: 271, y: 268 },
  { x: 266, y: 279 },
  { x: 266, y: 284 },
  { x: 290, y: 274 },
  { x: 283, y: 279 },
  { x: 318, y: 271 },
  { x: 307, y: 279 },
  { x: 306, y: 282 },
  { x: 322, y: 255 },
  { x: 323, y: 265 },
  { x: 326, y: 241 },
  { x: 337, y: 251 },
  { x: 341, y: 252 },
  { x: 347, y: 257 },
  { x: 332, y: 245 },
  { x: 323, y: 252 },
  { x: 320, y: 276 },
  { x: 329, y: 278 },
  { x: 337, y: 285 },
  { x: 343, y: 292 },
  { x: 350, y: 298 },
  { x: 352, y: 301 },
  { x: 341, y: 279 },
  { x: 346, y: 285 },
  { x: 350, y: 290 },
  { x: 358, y: 297 },
  { x: 352, y: 280 },
  { x: 360, y: 286 },
  { x: 365, y: 297 },
  { x: 367, y: 302 },
  { x: 367, y: 309 },
  { x: 368, y: 315 },
  { x: 371, y: 322 },
  { x: 376, y: 331 },
  { x: 377, y: 336 },
  { x: 354, y: 302 },
  { x: 358, y: 307 },
  { x: 363, y: 318 },
  { x: 364, y: 334 },
  { x: 362, y: 344 },
  { x: 357, y: 352 },
  { x: 344, y: 293 },
  { x: 343, y: 299 },
  { x: 355, y: 312 },
  { x: 358, y: 320 },
  { x: 357, y: 329 },
  { x: 356, y: 334 },
  { x: 355, y: 341 },
  { x: 349, y: 314 },
  { x: 343, y: 307 },
  { x: 335, y: 305 },
  { x: 328, y: 305 },
  { x: 319, y: 303 },
  { x: 309, y: 301 },
  { x: 298, y: 301 },
  { x: 290, y: 302 },
  { x: 282, y: 303 },
  { x: 273, y: 303 },
  { x: 269, y: 305 },
  { x: 262, y: 307 },
  { x: 255, y: 312 },
  { x: 254, y: 313 },
  { x: 243, y: 316 },
  { x: 239, y: 320 },
  { x: 235, y: 332 },
  { x: 228, y: 341 },
  { x: 224, y: 347 },
  { x: 223, y: 351 },
  { x: 217, y: 362 },
  { x: 221, y: 372 },
  { x: 223, y: 381 },
  { x: 225, y: 393 },
  { x: 219, y: 395 },
  { x: 214, y: 390 },
  { x: 207, y: 382 },
  { x: 198, y: 372 },
  { x: 187, y: 361 },
  { x: 178, y: 345 },
  { x: 175, y: 332 },
  { x: 174, y: 323 },
  { x: 173, y: 312 },
  { x: 170, y: 303 },
  { x: 175, y: 297 },
  { x: 173, y: 283 },
  { x: 170, y: 273 },
  { x: 168, y: 260 },
  { x: 168, y: 248 },
  { x: 167, y: 240 },
  { x: 167, y: 224 },
  { x: 167, y: 208 },
  { x: 168, y: 191 },
  { x: 174, y: 166 },
  { x: 171, y: 166 },
  { x: 167, y: 175 },
  { x: 165, y: 183 },
  { x: 163, y: 195 },
  { x: 163, y: 202 },
  { x: 162, y: 212 },
  { x: 162, y: 221 },
  { x: 162, y: 231 },
  { x: 163, y: 238 },
  { x: 164, y: 248 },
  { x: 164, y: 254 },
  { x: 164, y: 261 },
  { x: 165, y: 267 },
  { x: 167, y: 280 },
  { x: 169, y: 292 },
  { x: 170, y: 297 },
  { x: 168, y: 286 },
  { x: 164, y: 275 },
  { x: 160, y: 258 },
  { x: 157, y: 252 },
  { x: 155, y: 248 },
  { x: 153, y: 242 },
  { x: 149, y: 237 },
  { x: 146, y: 233 },
  { x: 143, y: 231 },
  { x: 137, y: 227 },
  { x: 135, y: 225 },
  { x: 132, y: 220 },
  { x: 131, y: 214 },
  { x: 130, y: 207 },
  { x: 130, y: 199 },
  { x: 131, y: 213 },
  { x: 131, y: 223 },
  { x: 143, y: 227 },
  { x: 148, y: 229 },
  { x: 153, y: 234 },
  { x: 157, y: 241 },
  { x: 153, y: 223 },
  { x: 157, y: 215 },
  { x: 157, y: 211 },
  { x: 153, y: 210 },
  { x: 146, y: 214 },
  { x: 139, y: 215 },
  { x: 134, y: 209 },
  { x: 135, y: 198 },
  { x: 136, y: 188 },
  { x: 137, y: 180 },
  { x: 139, y: 174 },
  { x: 147, y: 171 },
  { x: 156, y: 165 },
  { x: 161, y: 162 },
  { x: 166, y: 158 },
  { x: 165, y: 154 },
  { x: 157, y: 156 },
  { x: 146, y: 162 },
  { x: 142, y: 164 },
  { x: 135, y: 167 },
  { x: 132, y: 167 },
  { x: 122, y: 165 },
  { x: 118, y: 162 },
  { x: 115, y: 159 },
  { x: 129, y: 171 },
  { x: 126, y: 180 },
  { x: 127, y: 188 },
  { x: 129, y: 195 },
  { x: 126, y: 182 },
  { x: 124, y: 175 },
  { x: 119, y: 169 },
  { x: 110, y: 159 },
  { x: 130, y: 164 },
  { x: 127, y: 156 },
  { x: 127, y: 152 },
  { x: 118, y: 155 },
  { x: 113, y: 153 },
  { x: 118, y: 149 },
  { x: 123, y: 145 },
  { x: 127, y: 144 },
  { x: 137, y: 152 },
  { x: 138, y: 152 },
  { x: 144, y: 152 },
  { x: 156, y: 150 },
  { x: 161, y: 145 },
  { x: 168, y: 141 },
  { x: 172, y: 139 },
  { x: 143, y: 149 },
  { x: 136, y: 150 },
  { x: 127, y: 147 },
  { x: 143, y: 144 },
  { x: 153, y: 143 },
  { x: 158, y: 139 },
  { x: 161, y: 138 },
  { x: 141, y: 141 },
  { x: 134, y: 139 },
  { x: 138, y: 133 },
  { x: 149, y: 136 },
  { x: 155, y: 134 },
  { x: 166, y: 129 },
  { x: 171, y: 124 },
  { x: 175, y: 119 },
  { x: 176, y: 117 },
  { x: 172, y: 161 },
  { x: 173, y: 168 },
  { x: 172, y: 175 },
  { x: 171, y: 181 },
  { x: 170, y: 189 },
  { x: 181, y: 194 },
  { x: 189, y: 187 },
  { x: 195, y: 181 },
  { x: 205, y: 173 },
  { x: 215, y: 169 },
  { x: 230, y: 164 },
  { x: 235, y: 161 },
  { x: 263, y: 172 },
  { x: 269, y: 166 },
  { x: 262, y: 190 },
  { x: 256, y: 182 },
  { x: 249, y: 177 },
  { x: 237, y: 174 },
  { x: 224, y: 176 },
  { x: 219, y: 181 },
  { x: 211, y: 185 },
  { x: 207, y: 188 },
  { x: 203, y: 193 },
  { x: 202, y: 203 },
  { x: 210, y: 197 },
  { x: 219, y: 191 },
  { x: 225, y: 185 },
  { x: 233, y: 184 },
  { x: 242, y: 184 },
  { x: 254, y: 186 },
  { x: 256, y: 190 },
  { x: 252, y: 191 },
  { x: 247, y: 194 },
  { x: 240, y: 196 },
  { x: 235, y: 198 },
  { x: 225, y: 198 },
  { x: 218, y: 195 },
  { x: 221, y: 187 },
  { x: 227, y: 184 },
  { x: 231, y: 186 },
  { x: 231, y: 187 },
  { x: 232, y: 189 },
  { x: 236, y: 189 },
  { x: 239, y: 188 },
  { x: 242, y: 186 },
  { x: 250, y: 182 },
  { x: 260, y: 173 },
  { x: 267, y: 164 },
  { x: 290, y: 155 },
  { x: 297, y: 167 },
  { x: 303, y: 175 },
  { x: 309, y: 181 },
  { x: 314, y: 186 },
  { x: 314, y: 198 },
  { x: 327, y: 204 },
  { x: 333, y: 208 },
  { x: 338, y: 211 },
  { x: 328, y: 202 },
  { x: 317, y: 198 },
  { x: 314, y: 197 },
  { x: 314, y: 189 },
  { x: 320, y: 185 },
  { x: 330, y: 190 },
  { x: 337, y: 195 },
  { x: 345, y: 192 },
  { x: 353, y: 189 },
  { x: 362, y: 186 },
  { x: 369, y: 185 },
  { x: 375, y: 187 },
  { x: 364, y: 182 },
  { x: 358, y: 176 },
  { x: 352, y: 173 },
  { x: 344, y: 171 },
  { x: 338, y: 172 },
  { x: 343, y: 174 },
  { x: 346, y: 177 },
  { x: 348, y: 178 },
  { x: 347, y: 180 },
  { x: 347, y: 181 },
  { x: 337, y: 181 },
  { x: 337, y: 179 },
  { x: 334, y: 175 },
  { x: 338, y: 180 },
  { x: 343, y: 181 },
  { x: 348, y: 181 },
  { x: 335, y: 174 },
  { x: 331, y: 176 },
  { x: 327, y: 178 },
  { x: 321, y: 181 },
  { x: 314, y: 181 },
  { x: 309, y: 178 },
  { x: 313, y: 172 },
  { x: 322, y: 165 },
  { x: 334, y: 163 },
  { x: 344, y: 162 },
  { x: 357, y: 163 },
  { x: 361, y: 166 },
  { x: 368, y: 172 },
  { x: 370, y: 174 },
  { x: 360, y: 167 },
  { x: 347, y: 164 },
  { x: 339, y: 155 },
  { x: 334, y: 151 },
  { x: 320, y: 151 },
  { x: 329, y: 151 },
  { x: 337, y: 151 },
  { x: 347, y: 150 },
  { x: 358, y: 152 },
  { x: 362, y: 152 },
  { x: 366, y: 153 },
  { x: 368, y: 155 },
  { x: 376, y: 161 },
  { x: 417, y: 204 },
  { x: 419, y: 216 },
  { x: 419, y: 217 },
  { x: 418, y: 235 },
  { x: 420, y: 243 },
  { x: 422, y: 253 },
  { x: 422, y: 255 },
  { x: 420, y: 266 },
  { x: 420, y: 271 },
  { x: 420, y: 282 },
  { x: 419, y: 286 },
  { x: 418, y: 294 },
  { x: 417, y: 304 },
  { x: 413, y: 314 },
  { x: 409, y: 321 },
  { x: 408, y: 333 },
  { x: 403, y: 347 },
  { x: 400, y: 349 },
  { x: 405, y: 341 },
  { x: 397, y: 343 },
  { x: 394, y: 346 },
  { x: 394, y: 335 },
  { x: 394, y: 325 },
  { x: 396, y: 315 },
  { x: 393, y: 334 },
  { x: 399, y: 347 },
  { x: 411, y: 334 },
  { x: 415, y: 321 },
  { x: 420, y: 310 },
  { x: 423, y: 302 },
  { x: 426, y: 290 },
  { x: 428, y: 286 },
  { x: 430, y: 280 },
  { x: 431, y: 275 },
  { x: 431, y: 269 },
  { x: 431, y: 268 },
  { x: 428, y: 276 },
  { x: 427, y: 282 },
  { x: 423, y: 292 },
  { x: 419, y: 304 },
  { x: 415, y: 318 },
  { x: 412, y: 330 },
  { x: 421, y: 278 },
  { x: 427, y: 267 },
  { x: 431, y: 262 },
  { x: 435, y: 257 },
  { x: 438, y: 246 },
  { x: 440, y: 236 },
  { x: 442, y: 229 },
  { x: 443, y: 218 },
  { x: 443, y: 211 },
  { x: 444, y: 205 },
  { x: 442, y: 203 },
  { x: 434, y: 201 },
  { x: 429, y: 202 },
  { x: 420, y: 208 },
  { x: 419, y: 220 },
  { x: 418, y: 231 },
  { x: 420, y: 239 },
  { x: 435, y: 261 },
  { x: 428, y: 265 },
  { x: 425, y: 256 },
  { x: 427, y: 248 },
  { x: 433, y: 239 },
  { x: 434, y: 229 },
  { x: 437, y: 221 },
  { x: 438, y: 214 },
  { x: 432, y: 215 },
  { x: 425, y: 222 },
  { x: 421, y: 229 },
  { x: 419, y: 223 },
  { x: 419, y: 214 },
  { x: 418, y: 201 },
  { x: 418, y: 196 },
  { x: 421, y: 194 },
  { x: 425, y: 194 },
  { x: 429, y: 196 },
  { x: 412, y: 166 },
  { x: 414, y: 173 },
  { x: 417, y: 178 },
  { x: 423, y: 189 },
  { x: 426, y: 197 },
  { x: 404, y: 145 },
  { x: 408, y: 152 },
  { x: 416, y: 164 },
  { x: 421, y: 175 },
  { x: 426, y: 181 },
  { x: 431, y: 185 },
  { x: 436, y: 191 },
  { x: 437, y: 197 },
  { x: 438, y: 200 },
  { x: 406, y: 132 },
  { x: 415, y: 146 },
  { x: 422, y: 157 },
  { x: 425, y: 163 },
  { x: 428, y: 171 },
  { x: 433, y: 183 },
  { x: 399, y: 122 },
  { x: 399, y: 135 },
  { x: 402, y: 148 },
  { x: 406, y: 156 },
  { x: 418, y: 174 },
  { x: 402, y: 116 },
  { x: 407, y: 131 },
  { x: 413, y: 143 },
  { x: 425, y: 165 },
  { x: 431, y: 174 },
  { x: 392, y: 101 },
  { x: 395, y: 105 },
  { x: 398, y: 111 },
  { x: 404, y: 119 },
  { x: 410, y: 125 },
  { x: 415, y: 133 },
  { x: 422, y: 144 },
  { x: 425, y: 148 },
  { x: 428, y: 155 },
  { x: 431, y: 166 },
  { x: 434, y: 176 },
  { x: 402, y: 101 },
  { x: 406, y: 109 },
  { x: 412, y: 115 },
  { x: 429, y: 134 },
  { x: 434, y: 141 },
  { x: 437, y: 152 },
  { x: 437, y: 160 },
  { x: 437, y: 169 },
  { x: 437, y: 176 },
  { x: 407, y: 115 },
  { x: 413, y: 120 },
  { x: 418, y: 123 },
  { x: 425, y: 129 },
  { x: 428, y: 137 },
  { x: 432, y: 147 },
  { x: 434, y: 161 },
  { x: 402, y: 88 },
  { x: 411, y: 98 },
  { x: 418, y: 108 },
  { x: 425, y: 114 },
  { x: 429, y: 118 },
  { x: 435, y: 126 },
  { x: 439, y: 132 },
  { x: 445, y: 140 },
  { x: 446, y: 148 },
  { x: 446, y: 164 },
  { x: 447, y: 148 },
  { x: 449, y: 160 },
  { x: 454, y: 173 },
  { x: 455, y: 186 },
  { x: 455, y: 196 },
  { x: 454, y: 209 },
  { x: 441, y: 140 },
  { x: 444, y: 160 },
  { x: 447, y: 177 },
  { x: 447, y: 185 },
  { x: 447, y: 192 },
  { x: 446, y: 201 },
  { x: 456, y: 168 },
  { x: 451, y: 154 },
  { x: 445, y: 134 },
  { x: 441, y: 128 },
  { x: 429, y: 112 },
  { x: 419, y: 103 },
  { x: 408, y: 92 },
  { x: 399, y: 86 },
  { x: 392, y: 84 },
  { x: 385, y: 80 },
  { x: 371, y: 76 },
  { x: 347, y: 70 },
  { x: 358, y: 78 },
  { x: 364, y: 82 },
  { x: 371, y: 87 },
  { x: 379, y: 95 },
  { x: 383, y: 98 },
  { x: 388, y: 101 },
  { x: 356, y: 70 },
  { x: 368, y: 79 },
  { x: 374, y: 83 },
  { x: 381, y: 86 },
  { x: 386, y: 90 },
  { x: 394, y: 97 },
  { x: 404, y: 105 },
  { x: 376, y: 74 },
  { x: 361, y: 65 },
  { x: 324, y: 61 },
  { x: 336, y: 60 },
  { x: 344, y: 60 },
  { x: 321, y: 57 },
  { x: 335, y: 58 },
  { x: 339, y: 59 },
  { x: 354, y: 60 },
  { x: 363, y: 65 },
  { x: 369, y: 70 },
  { x: 377, y: 74 },
  { x: 383, y: 78 },
  { x: 397, y: 94 },
  { x: 387, y: 84 },
  { x: 397, y: 94 },
  { x: 405, y: 102 },
  { x: 409, y: 108 },
  { x: 414, y: 113 },
  { x: 423, y: 128 },
  { x: 428, y: 133 },
  { x: 436, y: 149 },
  { x: 439, y: 161 },
  { x: 441, y: 165 },
  { x: 411, y: 97 },
  { x: 419, y: 107 },
  { x: 428, y: 115 },
  { x: 434, y: 125 },
  { x: 443, y: 146 },
  { x: 445, y: 152 },
  { x: 390, y: 76 },
  { x: 397, y: 82 },
  { x: 410, y: 97 },
  { x: 423, y: 109 },
  { x: 428, y: 119 },
  { x: 434, y: 126 },
  { x: 437, y: 131 },
  { x: 375, y: 57 },
  { x: 384, y: 63 },
  { x: 390, y: 66 },
  { x: 414, y: 87 },
  { x: 432, y: 108 },
  { x: 438, y: 119 },
  { x: 444, y: 139 },
  { x: 446, y: 147 },
  { x: 325, y: 50 },
  { x: 343, y: 50 },
  { x: 361, y: 51 },
  { x: 369, y: 54 },
  { x: 381, y: 60 },
  { x: 393, y: 68 },
  { x: 406, y: 80 },
  { x: 420, y: 94 },
  { x: 435, y: 111 },
  { x: 440, y: 117 },
  { x: 382, y: 62 },
  { x: 401, y: 72 },
  { x: 412, y: 80 },
  { x: 418, y: 86 },
  { x: 427, y: 93 },
  { x: 381, y: 51 },
  { x: 391, y: 55 },
  { x: 403, y: 62 },
  { x: 412, y: 72 },
  { x: 420, y: 80 },
  { x: 426, y: 86 },
  { x: 438, y: 102 },
  { x: 366, y: 44 },
  { x: 387, y: 51 },
  { x: 416, y: 61 },
  { x: 410, y: 62 },
  { x: 414, y: 65 },
  { x: 421, y: 71 },
  { x: 438, y: 93 },
  { x: 445, y: 102 },
  { x: 360, y: 39 },
  { x: 372, y: 42 },
  { x: 388, y: 47 },
  { x: 395, y: 51 },
  { x: 406, y: 58 },
  { x: 376, y: 40 },
  { x: 378, y: 41 },
  { x: 387, y: 47 },
  { x: 394, y: 48 },
  { x: 402, y: 54 },
  { x: 409, y: 58 },
  { x: 344, y: 29 },
  { x: 360, y: 32 },
  { x: 371, y: 35 },
  { x: 377, y: 37 },
  { x: 384, y: 41 },
  { x: 390, y: 45 },
  { x: 343, y: 26 },
  { x: 358, y: 27 },
  { x: 374, y: 30 },
  { x: 351, y: 25 },
  { x: 360, y: 25 },
  { x: 368, y: 28 },
  { x: 329, y: 20 },
  { x: 336, y: 20 },
  { x: 342, y: 22 },
  { x: 351, y: 23 },
  { x: 312, y: 17 },
  { x: 342, y: 21 },
  { x: 301, y: 18 },
  { x: 318, y: 19 },
  { x: 321, y: 19 },
  { x: 335, y: 18 },
  { x: 337, y: 18 },
  { x: 304, y: 22 },
  { x: 323, y: 25 },
  { x: 339, y: 27 },
  { x: 354, y: 31 },
  { x: 368, y: 36 },
  { x: 298, y: 39 },
  { x: 322, y: 38 },
  { x: 344, y: 40 },
  { x: 351, y: 42 },
  { x: 308, y: 50 },
  { x: 332, y: 49 },
  { x: 355, y: 47 },
  { x: 309, y: 40 },
  { x: 330, y: 44 },
  { x: 335, y: 44 },
  { x: 341, y: 45 },
  { x: 305, y: 34 },
  { x: 325, y: 34 },
  { x: 336, y: 35 },
  { x: 345, y: 36 },
  { x: 284, y: 47 },
  { x: 290, y: 48 },
  { x: 318, y: 48 },
  { x: 330, y: 45 },
  { x: 344, y: 44 },
  { x: 278, y: 41 },
  { x: 286, y: 39 },
  { x: 302, y: 35 },
  { x: 329, y: 33 },
  { x: 335, y: 33 },
  { x: 269, y: 49 },
  { x: 278, y: 47 },
  { x: 292, y: 41 },
  { x: 317, y: 36 },
  { x: 328, y: 33 },
  { x: 292, y: 56 },
  { x: 306, y: 53 },
  { x: 335, y: 45 },
  { x: 344, y: 45 },
  { x: 300, y: 45 },
  { x: 314, y: 45 },
  { x: 257, y: 49 },
  { x: 284, y: 40 },
  { x: 309, y: 31 },
  { x: 267, y: 36 },
  { x: 277, y: 35 },
  { x: 289, y: 31 },
  { x: 302, y: 28 },
  { x: 316, y: 27 },
  { x: 335, y: 28 },
  { x: 258, y: 36 },
  { x: 302, y: 24 },
  { x: 303, y: 23 },
  { x: 316, y: 20 },
  { x: 270, y: 25 },
  { x: 279, y: 24 },
  { x: 290, y: 22 },
  { x: 303, y: 20 },
  { x: 316, y: 19 },
  { x: 332, y: 19 },
  { x: 283, y: 15 },
  { x: 288, y: 15 },
  { x: 303, y: 17 },
  { x: 312, y: 16 },
  { x: 317, y: 15 },
  { x: 324, y: 16 },
  { x: 255, y: 24 },
  { x: 278, y: 20 },
  { x: 290, y: 19 },
  { x: 298, y: 16 },
  { x: 304, y: 15 },
  { x: 263, y: 19 },
  { x: 271, y: 17 },
  { x: 277, y: 15 },
  { x: 286, y: 12 },
  { x: 293, y: 12 },
  { x: 246, y: 20 },
  { x: 257, y: 17 },
  { x: 267, y: 15 },
  { x: 225, y: 27 },
  { x: 235, y: 24 },
  { x: 244, y: 21 },
  { x: 254, y: 18 },
  { x: 200, y: 37 },
  { x: 224, y: 29 },
  { x: 238, y: 25 },
  { x: 210, y: 32 },
  { x: 218, y: 30 },
  { x: 235, y: 24 },
  { x: 237, y: 58 },
  { x: 242, y: 55 },
  { x: 247, y: 51 },
  { x: 251, y: 43 },
  { x: 256, y: 33 },
  { x: 263, y: 27 },
  { x: 236, y: 50 },
  { x: 244, y: 40 },
  { x: 250, y: 32 },
  { x: 253, y: 26 },
  { x: 229, y: 48 },
  { x: 236, y: 39 },
  { x: 244, y: 29 },
  { x: 225, y: 46 },
  { x: 232, y: 35 },
  { x: 214, y: 49 },
  { x: 219, y: 42 },
  { x: 229, y: 32 },
  { x: 232, y: 28 },
  { x: 196, y: 51 },
  { x: 203, y: 46 },
  { x: 217, y: 33 },
  { x: 171, y: 57 },
  { x: 182, y: 55 },
  { x: 196, y: 49 },
  { x: 206, y: 42 },
  { x: 212, y: 36 },
  { x: 156, y: 67 },
  { x: 158, y: 66 },
  { x: 173, y: 54 },
  { x: 178, y: 47 },
  { x: 189, y: 43 },
  { x: 194, y: 40 },
  { x: 203, y: 36 },
  { x: 149, y: 86 },
  { x: 156, y: 77 },
  { x: 163, y: 69 },
  { x: 172, y: 61 },
  { x: 134, y: 114 },
  { x: 145, y: 97 },
  { x: 147, y: 92 },
  { x: 152, y: 87 },
  { x: 158, y: 77 },
  { x: 163, y: 69 },
  { x: 182, y: 51 },
  { x: 140, y: 117 },
  { x: 140, y: 117 },
  { x: 160, y: 96 },
  { x: 155, y: 110 },
  { x: 169, y: 90 },
  { x: 180, y: 82 },
  { x: 190, y: 71 },
  { x: 184, y: 69 },
  { x: 190, y: 64 },
  { x: 200, y: 52 },
  { x: 154, y: 119 },
  { x: 167, y: 117 },
  { x: 173, y: 112 },
  { x: 178, y: 102 },
  { x: 182, y: 91 },
  { x: 187, y: 84 },
  { x: 195, y: 79 },
  { x: 205, y: 75 },
  { x: 214, y: 71 },
  { x: 225, y: 67 },
  { x: 233, y: 65 },
  { x: 251, y: 57 },
  { x: 209, y: 71 },
  { x: 195, y: 78 },
  { x: 180, y: 88 },
  { x: 177, y: 101 },
  { x: 176, y: 109 },
  { x: 174, y: 116 },
  { x: 171, y: 120 },
  { x: 166, y: 124 },
  { x: 160, y: 129 },
  { x: 154, y: 132 },
  { x: 144, y: 134 },
  { x: 137, y: 135 },
  { x: 165, y: 115 },
  { x: 158, y: 121 },
  { x: 147, y: 126 },
  { x: 141, y: 127 },
  { x: 135, y: 129 },
  { x: 125, y: 132 },
  { x: 124, y: 138 },
  { x: 119, y: 143 },
  { x: 116, y: 147 },
];

// ── fourier.js
// referencia  ----  https://en.wikipedia.org/wiki/Discrete_Fourier_transform

function fourierT(data) {
  let N = data.length;
  let fourier = [];

  // para cada frequencia
  for (let k = 0; k < N; k++) {
    let re = 0;
    let im = 0;
    for (let n = 0; n < N; n++) {
      re += data[n] * cos((TWO_PI * k * n)/ N ); // controle do plano dimensional
      im -= data[n] * sin((TWO_PI * k * n) / N); // controle do plano dimensional
    }
    // controle de frequencia
    re = re  / N;
    im = im / N;
    fourier[k] = {
      re: re,
      im: im,
      freq: k,
      amp: sqrt(re * re + im * im), 
      phase: atan2(im, re)
    };
  }
  return fourier;
}
